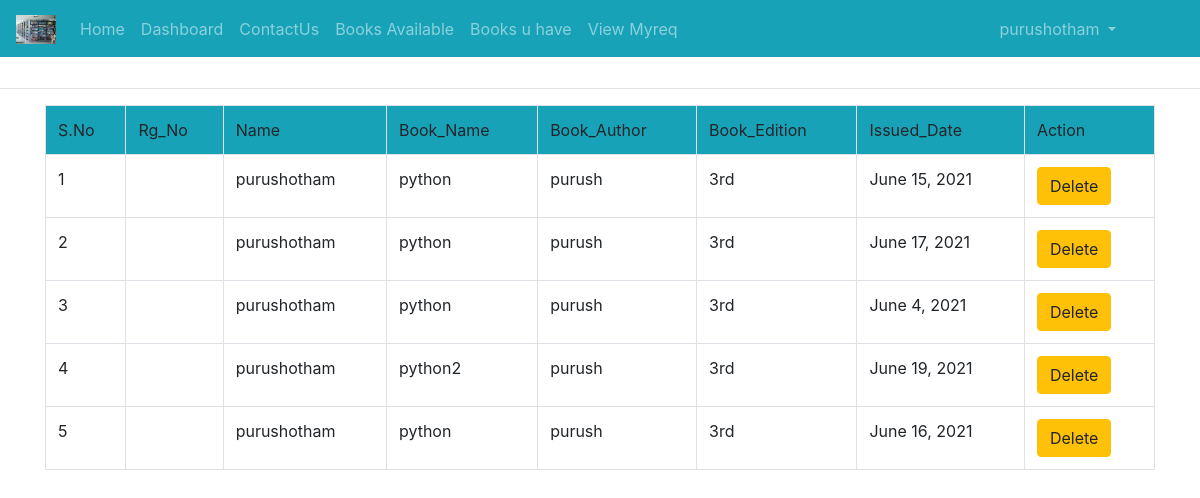
/book_return/ (signed in), run on the app's committed database.
### Library_App/models.py (models this page shows)
class User(AbstractUser):
	t = (
		(1,'student'),
		(2,'guest'),
		(3,'Staff'),
		)
	r=[('CSE','CSE'),('ECE','ECE'),('CIVIL','CIVIL'),('Mechanical','Mechanical'),('EEE','EEE'),('MBA','MBA')]
	role = models.IntegerField(default=2,choices=t)
	g=[('M',"Male"),('F','Female')]
	age=models.IntegerField(default=10)
	gender=models.CharField(max_length=10,choices=g,default="F")
	impf=models.ImageField(upload_to='profiles/',default="profile.jpg")
	Rg_No=models.CharField(max_length=120,default="")
	Branch=models.CharField(choices=r,max_length=120,default="")
	phone_no=models.CharField(null=True,default="1234567890",max_length=10)
	address=models.CharField(max_length=200,default="Tirupathi")

class st_admin_data(models.Model):
	Rg_No=models.CharField(max_length=120)
	Branch=models.CharField(max_length=120)
	Name=models.CharField(max_length=120)
	issue_status=models.IntegerField(default=0)
	Book_name=models.CharField(max_length=120)
	Book_author=models.CharField(max_length=120)
	Book_Edition=models.CharField(max_length=120,default="")
	Book_count=models.IntegerField(default=0)
	Issue_date=models.DateField(blank=True,null=True)
	Expire_date=models.DateField(blank=True,null=True)
	Return_Date=models.DateField(blank=True,null=True)
	Fine=models.IntegerField(default=0)
	uid=models.ForeignKey(User,on_delete=models.CASCADE)

### Library_App/views.py (the view)
# urls.py: path('book_return/',views.book_return,name='Return_book'),
def book_return(request):
	rc=st_admin_data.objects.all()
	return render(request,'html/return_book.html',{'rc':rc})

### Library_App/templates/html/return_book.html (shortened to what this page needs)
{% extends 'html/base.html' %}
{% load static %}
{% block content %}
<div class="text-center text-danger">
	<br>
</div>
<hr>
<div class="container">
	<table class="table table-bordered">
		<tr class="bg bg-info">
			<td>S.No</td>
			<td>Rg_No</td>
			<td>Name</td>
			<td>Book_Name</td>
			<td>Book_Author</td>
			<td>Book_Edition</td>
			<td>Issued_Date</td>
			<td>Action</td>
		</tr>
		{% for i in rc %}
		{% if i.issue_status is 3 %}
			<tr>
				<td>{{forloop.counter}}</td>
				<td>{{i.Rg_No}}</td>
				<td>{{i.Name}}</td>
				<td>{{i.Book_name}}</td>
				<td>{{i.Book_author}}</td>
			    <td>{{i.Book_Edition}}</td>
				<td>{{i.Issue_date}}</td>
				<td><a class="confirm-delete btn btn-warning" href="{% url 'datadelete' i.id %}">Delete</a></td>
			</tr>
			{% endif %}
			{% endfor %}
	</table>
</div>
		<br><br><br><br><br>
{% endblock %}

### Library_App/templates/html/navbar.html (shortened to what this page needs)
{% load static %}
<nav class="navbar fixed-top navbar-expand-sm bg-info navbar-dark mb-2">
  <a class="navbar-brand" href="{% url 'hm' %}">
    <img src="{% static 'images/libnew.jpg' %}" alt="logo" style="width:40px;">
  </a>
  <div class="collapse navbar-collapse" id="collapsibleNavbar">
  <ul class="navbar-nav">
    {% if not user.is_authenticated %}
    <li class="nav-item">
      <a class="nav-link" href="{% url 'hm' %}">Home</a>
    </li>
    <li class="nav-item">
      <a class="nav-link" href="{% url 'at' %}">AboutUs</a>
    </li>
    <li class="nav-item">
      <a class="nav-link" href="{% url 'ct' %}">Contact Details</a>
    </li>
    {% else %}
    {% if user.is_superuser %}
     <li class="nav-item">
      <a class="nav-link" href="{% url 'hm' %}">Home</a>
    </li>
     <li class="nav-item">
      <a class="nav-link" href="{% url 'dsh' %}">Dashboard</a>
    </li>
    </li>
     <li class="nav-item">
      <a class="nav-link" href="{% url 'books_avail' %}">Books_available</a>
    </li>
    <li class="nav-item">
      <a class="nav-link" href="{% url 'gperm' %}">Grant Permission</a>
    </li>
    <li class="dropdown">
      <a type="button" class="nav-link dropdown-toggle" data-toggle="dropdown">Books Status</a>
      <div class="dropdown-menu">
        <a class="dropdown-item" href="{% url 'issue_book' %}">Issued Books</a>
      <a class="dropdown-item" href="{% url 'Return_book' %}">Return Books</a></div>
    </li>
    <li class="nav-item" style='display:inline'>
      <a class="nav-link" href="{% url 'fine' %}">Fines List</a>
    </li>
    <li class="nav-item">
      <a class="nav-link" href="{% url 'viewn' %}">Students Requests</a>
    </li>
    {% else %}
   {% if user.role == 1 or user.role == 3 %}
      <li class="nav-item">
      <a class="nav-link" href="{% url 'hm' %}">Home</a>
    </li>
     <li class="nav-item">
      <a class="nav-link" href="{% url 'dsh' %}">Dashboard</a>
    </li>
    <li class="nav-item">
      <a class="nav-link" href="{% url 'ct' %}">ContactUs</a>
    </li>
    <li class="nav-item">
      <a class="nav-link" href="{% url 'studentbooks_avail' %}">Books Available</a>
    </li>
     <li class="nav-item">
      <a class="nav-link" href="{% url 'bk' %}">Books u have</a>
    </li>
    <li class="nav-item">
        <a class="nav-link" href="{% url 'myreq' %}">View Myreq</a>
      </li>
    {% endif %}
    {% endif %}
    {% endif %}
  </ul>
  <ul class="navbar-nav ml-auto" style="margin-right:60px">
    {% if not user.is_authenticated %}
    <li class="nav-item">
      <a class="nav-link" href="{% url 'log' %}">LogIn</a>
    </li>
    {% else %}
  <li class="dropdown">
    <a type="button" class="nav-link dropdown-toggle" data-toggle="dropdown">
      {% if user.role == 1 or user.is_superuser or user.role == 3 %}
      {{user.username}}
       {% else %}
       Guest
       {% endif %}
    </a>
</li>
{% endif %}
</ul>
</div>
</nav>
<br>
<br>

### data on the page
User: username "purushotham"
st_admin_data: Name "purushotham", Book_name "python", Book_author "purush", Book_Edition "3rd", Issue_date "June 15, 2021"
st_admin_data: Name "purushotham", Book_name "python", Book_author "purush", Book_Edition "3rd", Issue_date "June 17, 2021"
st_admin_data: Name "purushotham", Book_name "python", Book_author "purush", Book_Edition "3rd", Issue_date "June 4, 2021"
st_admin_data: Name "purushotham", Book_name "python2", Book_author "purush", Book_Edition "3rd", Issue_date "June 19, 2021"
st_admin_data: Name "purushotham", Book_name "python", Book_author "purush", Book_Edition "3rd", Issue_date "June 16, 2021"
